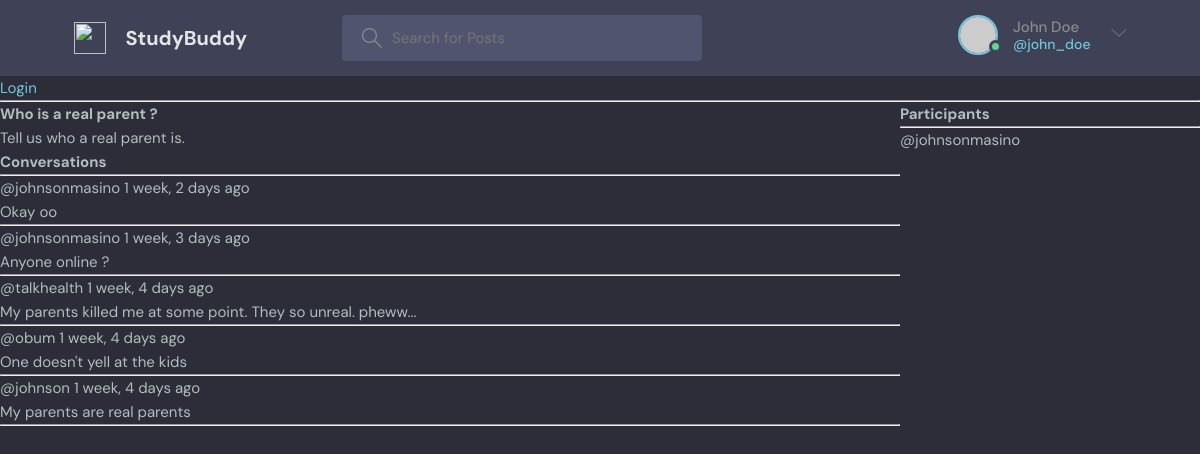
Page /service/24/ on the committed database.
### NinazHairline/models.py (models this page shows, shortened)
class Service(models.Model):
    host = models.ForeignKey(User, on_delete=models.SET_NULL, null=True)
    topic = models.ForeignKey(Topic, on_delete=models.SET_NULL, null=True)
    name = models.CharField(max_length=200)
    description = models.TextField(null=True, blank=True)
    participants = models.ManyToManyField(
        User, related_name='participants', blank=True)
    updated = models.DateTimeField(auto_now=True)
    created = models.DateTimeField(auto_now_add=True)
    class Meta:
        ordering = ['-updated', '-created']

class Message(models.Model):
    user = models.ForeignKey(User, on_delete=models.CASCADE)
    service = models.ForeignKey(Service, on_delete=models.CASCADE)
    body = models.TextField()
    updated = models.DateTimeField(auto_now=True)
    created = models.DateTimeField(auto_now_add=True)
    class Meta:
        ordering = ['-updated', '-created']

### NinazHairline/views.py (the view, shortened to what this page needs)
# urls.py: path('service/<str:pk>/', views.service, name='service'),
def service(request, pk):
    service = Service.objects.get(id=pk)
    service_messages = service.message_set.all().order_by('-created')
    participants = service.participants.all()
    context = {'service': service, 'service_messages': service_messages,
               'participants': participants}
    return render(request, 'NinazHairline/service.html', context)

### NinazHairline/Templates/NinazHairline/service.html (shortened to what this page needs)
{%  extends 'NinazHairline/main.html' %}
{%  block content %}
<div class="service-container">
    <div>
        <h1>{{service.name}}</h1>
        <p>{{service.description}}</p>
        <div class="comment-wrapper">
            <h3>Conversations</h3>
            <hr>
            {% for message in service_messages %}
            <div>
                <small>@{{message.user}}  {{message.created|timesince}} ago</small>
                <p>{{message.body}}</p>
                <hr>
            </div>
            {% endfor %}
        </div>
    </div>
    <div>
        <h3>Participants</h3>
        <hr>
        {% for user in participants %}
            <div>
                <p>@{{user.username}}</p>
            </div>
        {% endfor %}
    </div>
</div>
{% endblock  %}

### NinazHairline/static/styles/style.css (style rules this page uses)
:root { --color-main: #71c6dd; --color-main-light: #e1f6fb; --color-dark: #3f4156; --color-dark-medium: #51546e; --color-dark-light: #696d97; --color-light: #e5e5e5; --color-gray: #8b8b8b; --color-light-gray: #b2bdbd; --color-bg: #2d2d39; --color-success: #5dd693; --color-error: #fc4b0b; }
* { font-family: "DM Sans", -apple-system, BlinkMacSystemFont, "Segoe UI", Roboto, Oxygen, Ubuntu, Cantarell, "Open Sans", "Helvetica Neue", sans-serif; margin: 0; padding: 0; box-sizing: border-box; text-rendering: optimizeLegibility; font-size: inherit; }
html { font-size: 56.25%; }
@media only screen and (min-width: 1200px) { html { font-size: 62.5%; } }
body { line-height: 1.6; font-weight: 400; font-size: 1.5rem; color: var(--color-light-gray); background-color: var(--color-bg); min-height: 100vh; }

### NinazHairline/Templates/NinazHairline/service.html (style rules this page uses)
.service-container { display: grid; grid-template-columns: 3fr 1fr; }

### rows in the picture
Service: name "Who is a real parent ?", description "Tell us who a real parent is."
Message: user "johnsonmasino", created "1 week, 2 days", body "Okay oo"
Message: user "johnsonmasino", created "1 week, 3 days", body "Anyone online ?"
Message: user "talkhealth", created "1 week, 4 days", body "My parents killed me at some point. They so unreal. pheww..."
Message: user "obum", created "1 week, 4 days", body "One doesn't yell at the kids"
Message: user "johnson", created "1 week, 4 days", body "My parents are real parents"

### other values in the picture
{{ user.username }} "johnsonmasino"
